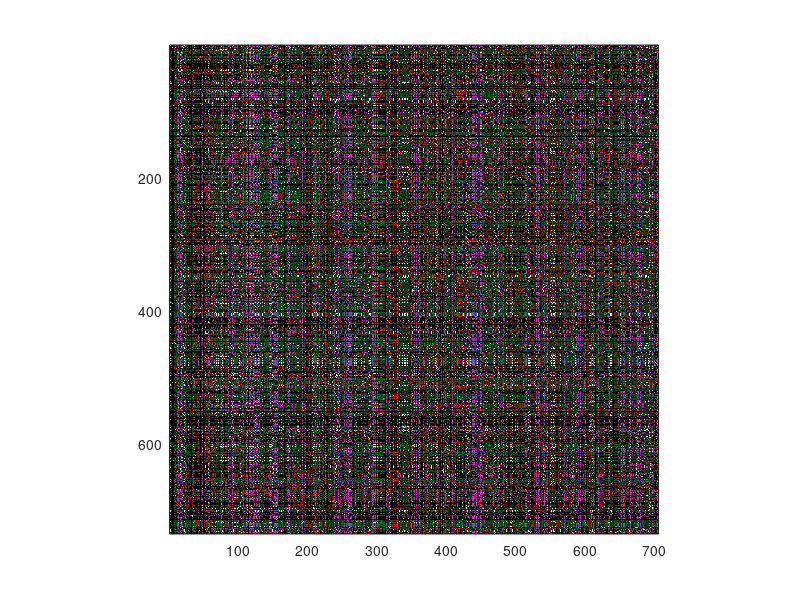

Reproduce this figure in MATLAB. (Note: this script raises an error after producing the figure.)
clc;
clear;
close;
load spydata;
load training;

figure(1)
image(cPic);
axis square

mse = zeros(16,1) - 1;
i = 1;

% IT STARTS FROM HERE
for N = 7:12
L = 32; % number of samples
d = training'; % desired signal
x = received(1:32); % input signal
x = x';
%N = 9;  % filter length
p = zeros(N, 1); % cross-correlation vector
R = zeros(N, N); % autocorrelation matrix

for n = N:L
    xx = x(n:-1:n-N+1).'; % input vector
    p = p + xx * d(n);
    R = R + xx * xx.';
end
p = p / L;
R = R / L;
w = R \ p;

eq_key = conv(received, w);
dec_key = sign(eq_key);

dec_key=dec_key(1:14452);
depic=decoder(dec_key, cPic);

%MSE
% eq_key = eq_key(1:14452);
% D = abs(eq_key - received).^2;
% mse(N) = sum(D)/numel(eq_key);
mse(N) = sum((training - eq_key(1:32)).^2)/numel(training);


subplot(2, 3, i)
image(depic)
title(append('N=',num2str(N),' MSE=',num2str(mse(N))))

%hold on
axis square

i = i + 1;

end



